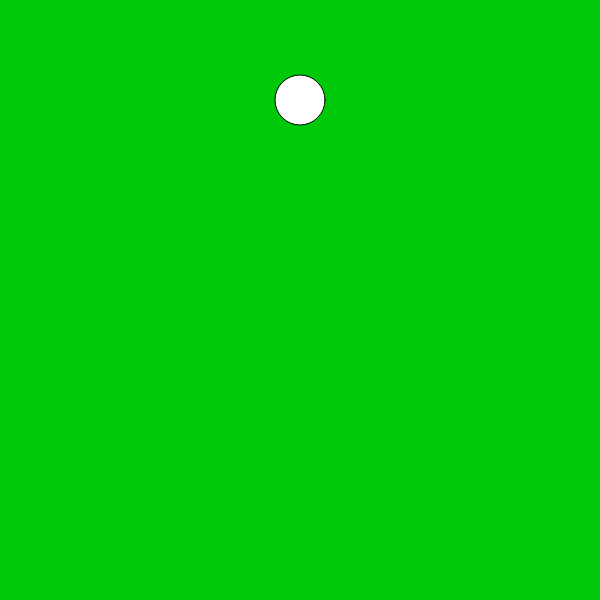
Frame 1 (no input)
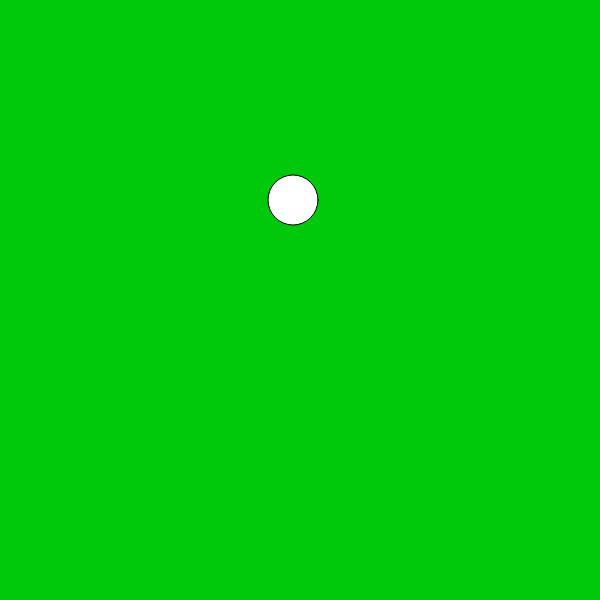
Frame 60 (no input)
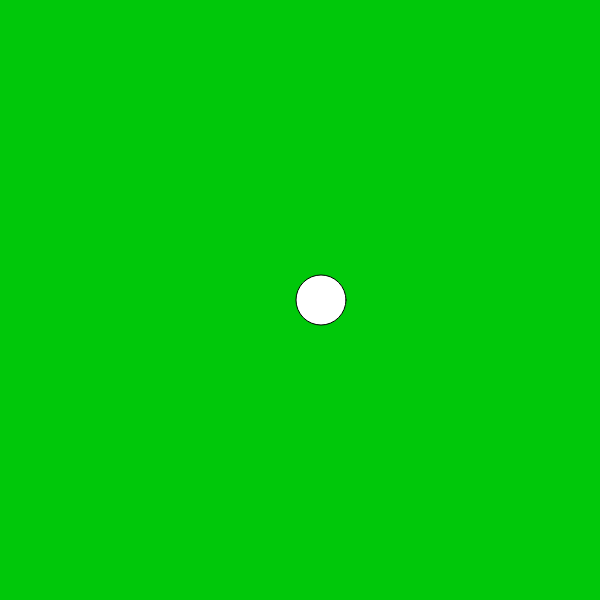
Frame 120 (the mouse pressed at the canvas centre since frame 60)

The p5.js sketch that drew these frames (run headless with seeded random() and noise() and a simulated clock; from frame 60 on, the mouse is pressed at the canvas centre):

// p5.js sketch
// ── sketch.js
/*function setup(){
    createCanvas(600,600);
    background("black");
};

ellipse(150,150); */

let x = 300
let y = 100
let size = 10
let xspeed = 7
let yspeed = 5


function setup(){ 

    createCanvas(600,600);
    background("black")
  //  xspeed = random();
    //yspeed = random(5);
}

function draw(){
    // MouseX and MouseY tell you where the mouse is.
    //var d = dist(600, 600, mouseX, mouseY);
    size = 50
    background(0,200,10)
    ellipse(x,y,size, size);
    
// bouncing horizontally
// x = x + xspeed

// bouncing vertically
// y = y + yspeed



x = x + xspeed;
if (x > 500 || x < 100){
    xspeed = -xspeed;
    y += 100;
} 

if ( y >= 460){ 
    y = 40;
}

}
